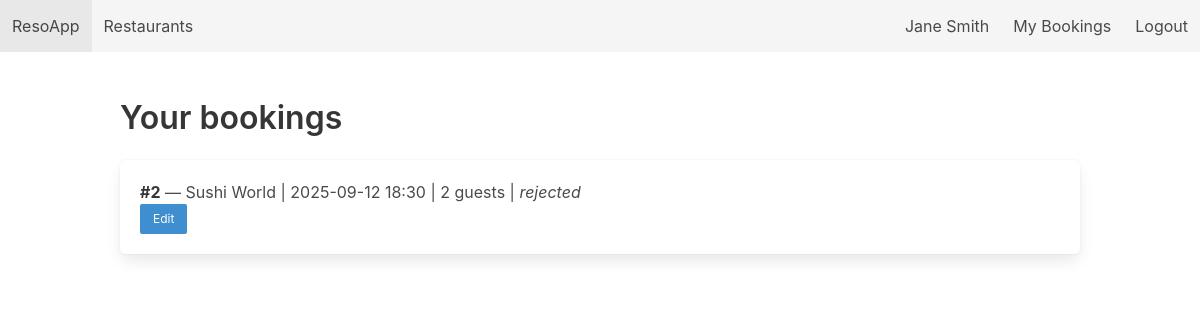
/bookings (signed in), run on an earlier commit of the app's database.
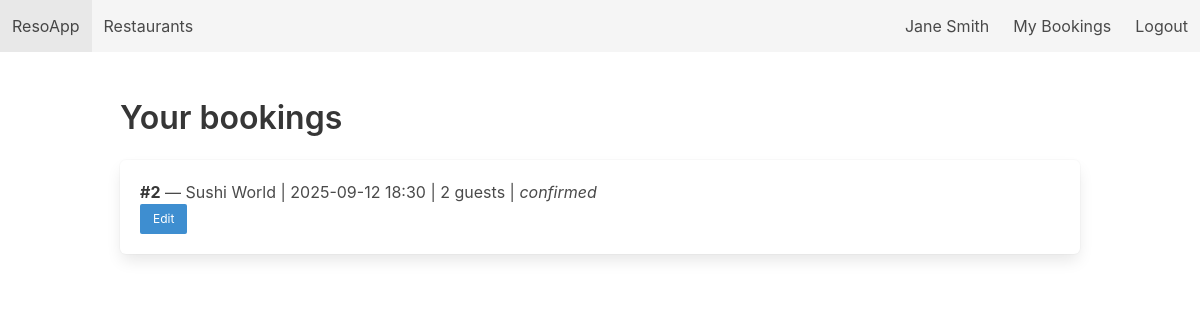
And on a later commit of the database.
### tables this page shows
CREATE TABLE Reservations (
        reservation_id  INTEGER PRIMARY KEY AUTOINCREMENT,
        customer_id     INTEGER NOT NULL,
        restaurant_id   INTEGER NOT NULL,
        table_id        INTEGER,
        reservation_date DATE NOT NULL,
        reservation_time TEXT NOT NULL,
        guests          INTEGER NOT NULL CHECK (guests > 0),
        status          TEXT CHECK (status IN ('pending', 'confirmed', 'rejected', 'completed', 'cancelled')) DEFAULT 'pending',
        created_at      DATE DEFAULT (DATE('now')),
        FOREIGN KEY (customer_id) REFERENCES Customers(customer_id) ON DELETE CASCADE,
        FOREIGN KEY (restaurant_id) REFERENCES Restaurants(restaurant_id) ON DELETE CASCADE,
        FOREIGN KEY (table_id) REFERENCES Tables(table_id) ON DELETE SET NULL
    );

CREATE TABLE Restaurants (
        restaurant_id INTEGER PRIMARY KEY AUTOINCREMENT,
        name          TEXT NOT NULL,
        location      TEXT NOT NULL,
        cuisine       TEXT,
        rating        REAL CHECK (rating >= 0 AND rating <= 5),
        description   TEXT,
        created_at    DATE DEFAULT (DATE('now'))
    );

### app.py (the view)
@app.route('/bookings')
@login_required(role='customer')
def bookings():
    db = get_db()
    uid = session['user']
    cur = db.execute("""
        SELECT r.*, rest.name as restaurant_name, t.table_number
        FROM Reservations r
        JOIN Restaurants rest ON r.restaurant_id = rest.restaurant_id
        LEFT JOIN Tables t ON r.table_id = t.table_id
        WHERE r.customer_id = ?
        ORDER BY r.reservation_date DESC, r.reservation_time DESC
    """, (uid,))
    rows = cur.fetchall()
    return render_template('bookings.html', bookings=rows)

### app.py (called while the page is built)
def get_db():
    if 'db' not in g:
        g.db = sqlite3.connect(DB_PATH, detect_types=sqlite3.PARSE_DECLTYPES)
        g.db.row_factory = sqlite3.Row
        g.db.execute("PRAGMA foreign_keys = ON;")
    return g.db

def login_required(role=None):
    def decorator(f):
        @wraps(f)
        def wrapper(*args, **kwargs):
            if 'user' not in session:
                flash("Please log in first.", "warning")
                return redirect(url_for('login'))
            if role == 'admin' and session.get('role') != 'admin':
                flash("Admin area. Access denied.", "danger")
                return redirect(url_for('index'))
            return f(*args, **kwargs)
        return wrapper
    return decorator

### templates/bookings.html
{% extends "base.html" %}
{% block content %}
<h2 class="title">Your bookings</h2>
{% for b in bookings %}
  <div class="box">
    <p><strong>#{{ b['reservation_id'] }}</strong> — {{ b['restaurant_name'] }} | {{ b['reservation_date'] }} {{ b['reservation_time'] }} | {{ b['guests'] }} guests | <em>{{ b['status'] }}</em></p>
    <div class="buttons">
      <a class="button is-small is-info" href="{{ url_for('edit_reservation', res_id=b['reservation_id']) }}">Edit</a>
    </div>
  </div>
{% else %}
  <p>No bookings yet.</p>
{% endfor %}
{% endblock %}

What changed in the data, as far as the page shows it:
changed Reservations "Sushi World": status "rejected" → "confirmed"
